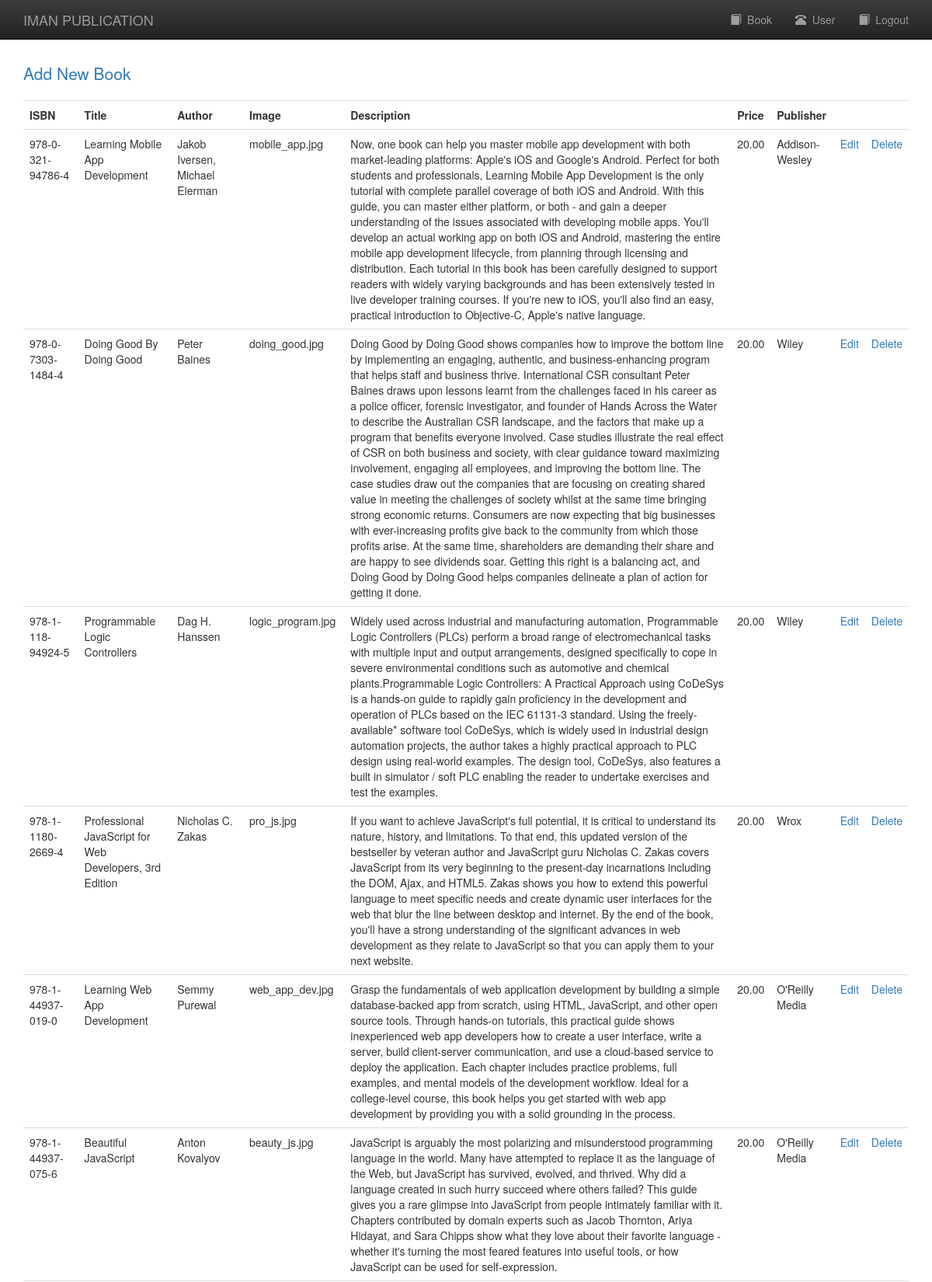
/admin_book.php (signed in, upper part), run on the app's committed database.
### tables this page shows
CREATE TABLE `books` (
  `book_isbn` varchar(20) NOT NULL,
  `book_title` varchar(60) DEFAULT NULL,
  `book_author` varchar(60) DEFAULT NULL,
  `book_image` varchar(40) DEFAULT NULL,
  `book_descr` text DEFAULT NULL,
  `book_price` decimal(6,2) NOT NULL,
  `publisherid` int(10) UNSIGNED NOT NULL
);

CREATE TABLE `publisher` (
  `publisherid` int(10) UNSIGNED NOT NULL,
  `publisher_name` varchar(60) NOT NULL
);

### functions/database_functions.php (called while the page is built, shortened)
<?php
function getPubName($conn, $pubid)
{
    $query = "SELECT publisher_name FROM publisher WHERE publisherid = '$pubid'";
    $result = mysqli_query($conn, $query);
    $row = mysqli_fetch_assoc($result);
    return $row['publisher_name'];
}
function getAll($conn)
{
    $query = "SELECT * from books ORDER BY book_isbn";
    $result = mysqli_query($conn, $query);
    return $result;
}

### admin_book.php (the view, shortened to what this page needs)
<?php
require_once "./template/header_admin.php";
require_once "./functions/database_functions.php";
$conn = db_connect();
$result = getAll($conn);
?>
<p class="lead"><a href="admin_add.php">Add New Book</a></p>
<table class="table" style="margin-top: 20px">
    <tr>
        <th>ISBN</th>
        <th>Title</th>
        <th>Author</th>
        <th>Image</th>
        <th>Description</th>
        <th>Price</th>
        <th>Publisher</th>
        <th>&nbsp;</th>
        <th>&nbsp;</th>
    </tr>
    <?php while ($row = mysqli_fetch_assoc($result)) {?>
    <tr>
        <td><?php echo $row['book_isbn']; ?></td>
        <td><?php echo $row['book_title']; ?></td>
        <td><?php echo $row['book_author']; ?></td>
        <td><?php echo $row['book_image']; ?></td>
        <td><?php echo $row['book_descr']; ?></td>
        <td><?php echo $row['book_price']; ?></td>
        <td><?php echo getPubName($conn, $row['publisherid']); ?></td>
        <td><a href="admin_edit.php?bookisbn=<?php echo $row['book_isbn']; ?>">Edit</a></td>
        <td><a href="admin_delete.php?bookisbn=<?php echo $row['book_isbn']; ?>">Delete</a></td>
    </tr>
    <?php }?>
</table>
<?php
require_once "./template/footer.php";
?>

### data on the page
books: book_isbn "978-0-321-94786-4", book_title "Learning Mobile App Development", book_author "Jakob Iversen, Michael Eierman", book_image "mobile_app.jpg", book_descr "Now, one book can help you master mobile app development with both market-leading platforms: Apple's iOS and Google's Android. Perfect for both students and professionals, Learning Mobile App Development is the only tutorial with complete parallel coverage of both iOS and Android. With this guide, you can master either platform, or both - and gain a deeper understanding of the issues associated with developing mobile apps. You'll develop an actual working app on both iOS and Android, mastering the entire mobile app development lifecycle, from planning through licensing and distribution. Each tutorial in this book has been carefully designed to support readers with widely varying backgrounds…", book_price "20.00", publisherid.publisher_name "Addison-Wesley"
books: book_isbn "978-0-7303-1484-4", book_title "Doing Good By Doing Good", book_author "Peter Baines", book_image "doing_good.jpg", book_descr "Doing Good by Doing Good shows companies how to improve the bottom line by implementing an engaging, authentic, and business-enhancing program that helps staff and business thrive. International CSR consultant Peter Baines draws upon lessons learnt from the challenges faced in his career as a police officer, forensic investigator, and founder of Hands Across the Water to describe the Australian CSR landscape, and the factors that make up a program that benefits everyone involved. Case studies illustrate the real effect of CSR on both business and society, with clear guidance toward maximizing involvement, engaging all employees, and improving the bottom line. The case studies draw out the…", book_price "20.00", publisherid.publisher_name "Wiley"
books: book_isbn "978-1-118-94924-5", book_title "Programmable Logic Controllers", book_author "Dag H. Hanssen", book_image "logic_program.jpg", book_descr "Widely used across industrial and manufacturing automation, Programmable Logic Controllers (PLCs) perform a broad range of electromechanical tasks with multiple input and output arrangements, designed specifically to cope in severe environmental conditions such as automotive and chemical plants.Programmable Logic Controllers: A Practical Approach using CoDeSys is a hands-on guide to rapidly gain proficiency in the development and operation of PLCs based on the IEC 61131-3 standard. Using the freely-available* software tool CoDeSys, which is widely used in industrial design automation projects, the author takes a highly practical approach to PLC design using real-world examples. The design…", book_price "20.00", publisherid.publisher_name "Wiley"
books: book_isbn "978-1-1180-2669-4", book_title "Professional JavaScript for Web Developers, 3rd Edition", book_author "Nicholas C. Zakas", book_image "pro_js.jpg", book_descr "If you want to achieve JavaScript's full potential, it is critical to understand its nature, history, and limitations. To that end, this updated version of the bestseller by veteran author and JavaScript guru Nicholas C. Zakas covers JavaScript from its very beginning to the present-day incarnations including the DOM, Ajax, and HTML5. Zakas shows you how to extend this powerful language to meet specific needs and create dynamic user interfaces for the web that blur the line between desktop and internet. By the end of the book, you'll have a strong understanding of the significant advances in web development as they relate to JavaScript so that you can apply them to your next website.", book_price "20.00", publisherid.publisher_name "Wrox"
books: book_isbn "978-1-44937-019-0", book_title "Learning Web App Development", book_author "Semmy Purewal", book_image "web_app_dev.jpg", book_descr "Grasp the fundamentals of web application development by building a simple database-backed app from scratch, using HTML, JavaScript, and other open source tools. Through hands-on tutorials, this practical guide shows inexperienced web app developers how to create a user interface, write a server, build client-server communication, and use a cloud-based service to deploy the application. Each chapter includes practice problems, full examples, and mental models of the development workflow. Ideal for a college-level course, this book helps you get started with web app development by providing you with a solid grounding in the process.", book_price "20.00", publisherid.publisher_name "O'Reilly Media"
books: book_isbn "978-1-44937-075-6", book_title "Beautiful JavaScript", book_author "Anton Kovalyov", book_image "beauty_js.jpg", book_descr "JavaScript is arguably the most polarizing and misunderstood programming language in the world. Many have attempted to replace it as the language of the Web, but JavaScript has survived, evolved, and thrived. Why did a language created in such hurry succeed where others failed? This guide gives you a rare glimpse into JavaScript from people intimately familiar with it. Chapters contributed by domain experts such as Jacob Thornton, Ariya Hidayat, and Sara Chipps show what they love about their favorite language - whether it's turning the most feared features into useful tools, or how JavaScript can be used for self-expression.", book_price "20.00", publisherid.publisher_name "O'Reilly Media"
